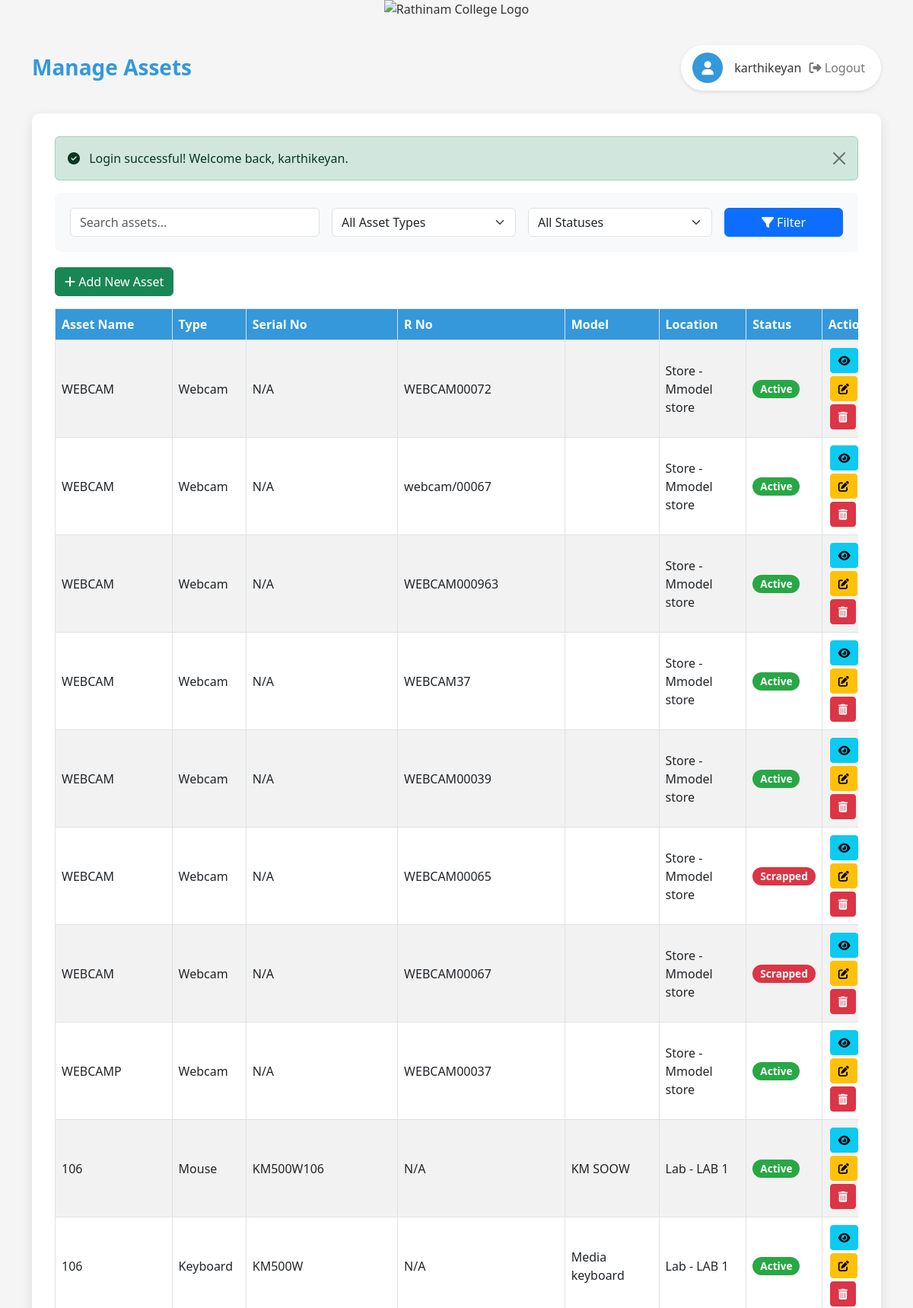
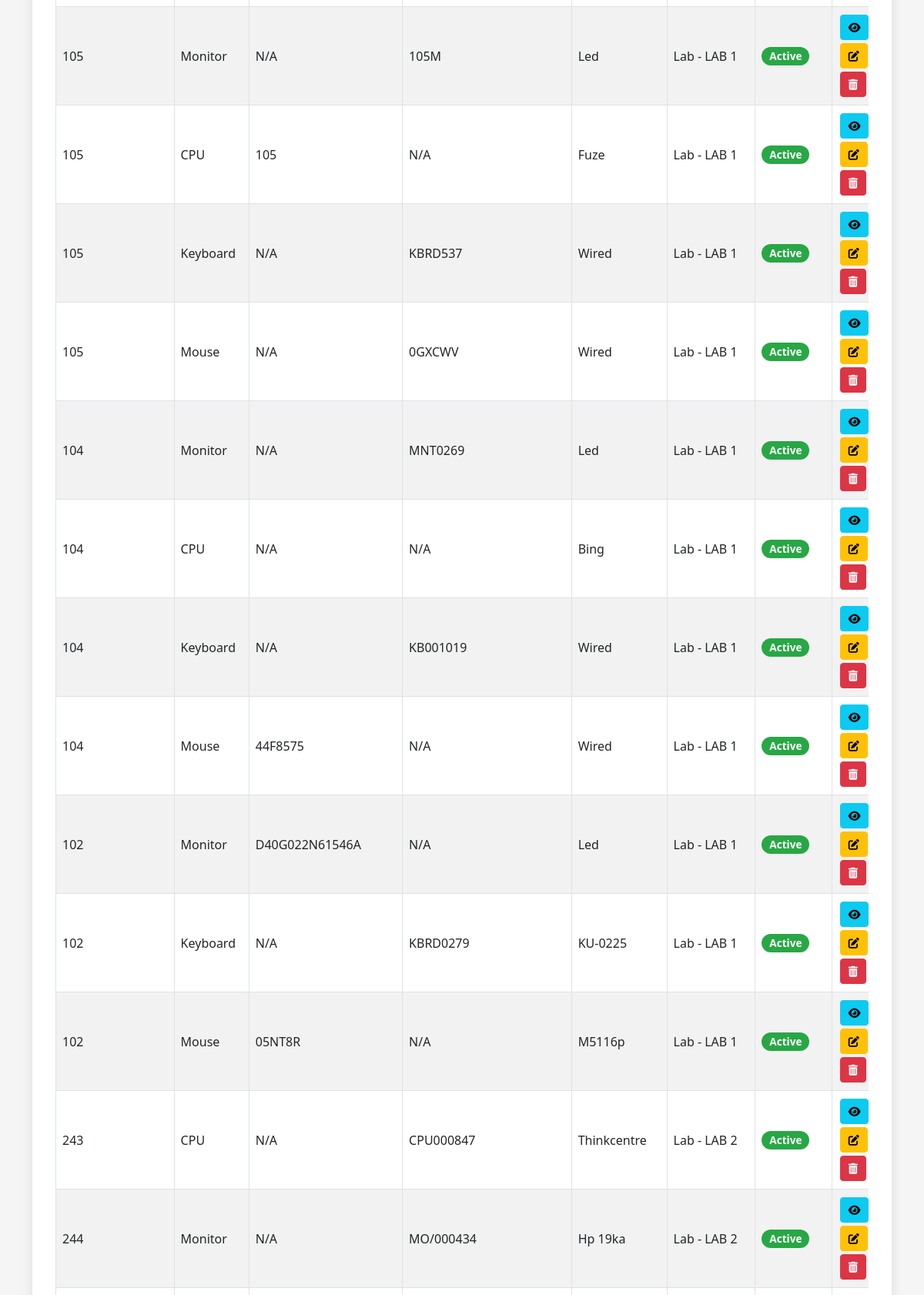
The page /manage_ast.php (signed in, upper part) on the database its author committed (2 pictures, top to bottom).
### tables this page shows
CREATE TABLE `employee` (
  `emp_id` int(11) NOT NULL,
  `emp_code` varchar(20) DEFAULT NULL,
  `emp_name` varchar(100) DEFAULT NULL,
  `email` varchar(100) DEFAULT NULL,
  `password` varchar(255) DEFAULT NULL,
  `designation` enum('Lead','Sr SA','SA','IT_Admin','Lab_incharge','HOD','FI','User') DEFAULT NULL,
  `department` varchar(100) DEFAULT NULL,
  `status` enum('Active','Inactive') DEFAULT 'Active'
);

CREATE TABLE `asset` (
  `asset_id` int(11) NOT NULL,
  `asset_name` varchar(100) DEFAULT NULL,
  `serial_no` varchar(255) DEFAULT NULL,
  `r_no` varchar(255) DEFAULT NULL,
  `model` varchar(100) DEFAULT NULL,
  `brand` varchar(100) DEFAULT NULL,
  `type_id` int(11) DEFAULT NULL,
  `location_id` int(11) DEFAULT NULL,
  `processor` varchar(100) DEFAULT NULL,
  `processor_version` varchar(100) DEFAULT NULL,
  `ram_type` enum('DDR2','DDR3','DDR4') DEFAULT NULL,
  `ram_frequency` varchar(50) DEFAULT NULL,
  `ram_size` varchar(50) DEFAULT NULL,
  `graphics_card_available` enum('Yes','No') DEFAULT 'No',
  `graphics_card_brand` varchar(100) DEFAULT NULL,
  `graphics_card_model` varchar(100) DEFAULT NULL,
  `graphics_card_size` varchar(50) DEFAULT NULL,
  `storage_type` enum('SSD','HDD','Both') DEFAULT NULL,
  `storage_count` int(11) DEFAULT NULL,
  `purchase_date` date DEFAULT NULL,
  `warranty_expiry` date DEFAULT NULL,
  `status` enum('active','service','scrapped') DEFAULT 'active',
  `current_holder` int(11) DEFAULT NULL,
  `previous_holder` int(11) DEFAULT NULL,
  `lan_status` enum('Working','Not working') DEFAULT NULL COMMENT 'LAN connectivity status for lab assets',
  `projector_type` enum('Short Throw','Standard','Long Throw','Ultra Short Throw') DEFAULT NULL,
  `has_speaker` enum('Yes','No') DEFAULT NULL,
  `lumens` varchar(20) DEFAULT NULL,
  `resolution` varchar(20) DEFAULT NULL,
  `mount_type` enum('Short Throw','Long Throw') DEFAULT NULL,
  `logic_box_status` enum('Yes','No','Replaced','New logic box installed') DEFAULT NULL,
  `cable_type` enum('HDMI','VGA','Printer Cable','VGA CABLE','VGACABLE','VJA') DEFAULT NULL,
  `screen_type` varchar(50) DEFAULT NULL,
  `os_type` varchar(100) DEFAULT NULL,
  `os` varchar(100) DEFAULT NULL,
  `projector_remarks` text DEFAULT NULL,
  `updated_at` timestamp NOT NULL DEFAULT current_timestamp() ON UPDATE current_timestamp(),
  `printer_type` varchar(255) DEFAULT NULL,
  `connectivity` varchar(255) DEFAULT NULL,
  `paper_size` varchar(255) DEFAULT NULL
);

CREATE TABLE `asset_type` (
  `type_id` int(11) NOT NULL,
  `type_name` varchar(50) DEFAULT NULL
);

CREATE TABLE `asset_category` (
  `category_id` int(11) NOT NULL,
  `category_name` varchar(75) DEFAULT NULL
);

CREATE TABLE `location` (
  `location_id` int(11) NOT NULL,
  `location_name` varchar(100) DEFAULT NULL,
  `category_id` int(11) DEFAULT NULL
);

### manage_ast.php (the view, shortened to what this page needs)
<?php
require_once 'config.php';
$currentUserName = "User";
$user_designation = null;
$user_id = $_SESSION['user_id'];
$query = "SELECT emp_name, designation FROM employee WHERE emp_id = ?";
if ($stmt = $conn->prepare($query)) {
    $stmt->bind_param("i", $user_id);
    $stmt->execute();
    $result = $stmt->get_result();
    if ($result->num_rows > 0) {
        $user = $result->fetch_assoc();
        $currentUserName = $user['emp_name'];
        $user_designation = $user['designation'];
    }
}
$is_admin = in_array($user_designation, ['Lead', 'Sr SA', 'IT_Admin']);
$search = isset($_GET['search']) ? trim($_GET['search']) : '';
$query = "SELECT a.*, at.type_name, l.location_name, ac.category_name
          FROM asset a
          LEFT JOIN asset_type at ON a.type_id = at.type_id
          LEFT JOIN location l ON a.location_id = l.location_id
          LEFT JOIN asset_category ac ON l.category_id = ac.category_id
          WHERE 1=1";
$query .= " ORDER BY a.purchase_date DESC, a.asset_id DESC";
$stmt = $conn->prepare($query);
$stmt->execute();
$result = $stmt->get_result();
$assets = $result->fetch_all(MYSQLI_ASSOC);
?>
<!DOCTYPE html>
<html lang="en">
<head>
    <link href="https://cdn.jsdelivr.net/npm/bootstrap@5.3.0/dist/css/bootstrap.min.css" rel="stylesheet">
    <link rel="stylesheet" href="https://cdnjs.cloudflare.com/ajax/libs/font-awesome/6.4.0/css/all.min.css">
</head>
<body>
    <div class="container">
        <div class="header-container">
            <img src="https://rathinamcollege.ac.in/wp-content/uploads/2022/11/RC-logo.png" alt="Rathinam College Logo" class="college-logo">
        </div>
        <div class="page-header">
            <h1 class="page-title">Manage Assets</h1>
            <div class="user-info">
                <div class="user-icon">
                    <i class="fas fa-user"></i>
                </div>
                <div>
                    <span><?php echo htmlspecialchars($currentUserName); ?></span>
                    <form action="logout.php" method="post" style="display: inline;">
                        <button type="submit" class="logout-btn">
                            <i class="fas fa-sign-out-alt"></i> Logout
                        </button>
                    </form>
                </div>
            </div>
        </div>
        <div class="main-container">
            <?php if (isset($_SESSION['success_message'])): ?>
                <div class="alert alert-success alert-dismissible fade show">
                    <i class="fas fa-check-circle me-2"></i>
                    <?= htmlspecialchars($_SESSION['success_message']); unset($_SESSION['success_message']); ?>
                    <button type="button" class="btn-close" data-bs-dismiss="alert" aria-label="Close"></button>
                </div>
            <?php endif; ?>
            <div class="search-filter">
                <form method="get" action="manage_ast.php">
                    <div class="row g-3">
                        <div class="col-md-4">
                            <input type="text" class="form-control" name="search" placeholder="Search assets..." value="<?= htmlspecialchars($search) ?>">
                        </div>
                        <div class="col-md-3">
                            <select class="form-select" name="type_filter">
                                <option value="0">All Asset Types</option>
                            </select>
                        </div>
                        <div class="col-md-3">
                            <select class="form-select" name="status_filter">
                                <option value="">All Statuses</option>
                            </select>
                        </div>
                        <div class="col-md-2">
                            <button type="submit" class="btn btn-primary w-100">
                                <i class="fas fa-filter"></i> Filter
                            </button>
                        </div>
                    </div>
                </form>
            </div>
            <?php if ($is_admin): ?>
                <div class="mb-3">
                    <a href="add_ast.php" class="btn btn-success">
                        <i class="fas fa-plus"></i> Add New Asset
                    </a>
                </div>
            <?php endif; ?>
            <div class="table-responsive">
                <table class="table table-striped table-hover table-bordered">
                    <thead>
                        <tr>
                            <th>Asset Name</th>
                            <th>Type</th>
                            <th>Serial No</th>
                            <th>R No</th>
                            <th>Model</th>
                            <th>Location</th>
                            <th>Status</th>
                            <th>Actions</th>
                        </tr>
                    </thead>
                    <tbody>
                        <?php if (count($assets) > 0): ?>
                            <?php foreach ($assets as $asset): ?>
                                <tr>
                                    <td><?= htmlspecialchars($asset['asset_name']) ?></td>
                                    <td><?= htmlspecialchars($asset['type_name']) ?></td>
                                    <td><?= htmlspecialchars($asset['serial_no'] ?? 'N/A') ?></td>
                                    <td><?= htmlspecialchars($asset['r_no'] ?? 'N/A') ?></td>
                                    <td><?= htmlspecialchars($asset['model'] ?? 'N/A') ?></td>
                                    <td>
                                        <?= htmlspecialchars(($asset['category_name'] ? $asset['category_name'] . ' - ' : '') . ($asset['location_name'] ?? 'N/A')) ?>
                                    </td>
                                    <td>
                                        <?php
                                            $badge_class = '';
                                            if ($asset['status'] === 'active') $badge_class = 'badge-active';
                                            elseif ($asset['status'] === 'service') $badge_class = 'badge-service';
                                            elseif ($asset['status'] === 'scrapped') $badge_class = 'badge-scrapped';
                                        ?>
                                        <span class="badge status-badge <?= $badge_class ?>">
                                            <?= ucfirst($asset['status']) ?>
                                        </span>
                                    </td>
                                    <td>
                                        <a href="view_ast.php?id=<?= $asset['asset_id'] ?>" class="btn btn-sm btn-info action-btn" title="View">
                                            <i class="fas fa-eye"></i>
                                        </a>
                                        <?php if ($is_admin): ?>
                                            <a href="edit_ast.php?id=<?= $asset['asset_id'] ?>" class="btn btn-sm btn-warning action-btn" title="Edit">
                                                <i class="fas fa-edit"></i>
                                            </a>
                                            <a href="del_ast.php?id=<?= $asset['asset_id'] ?>" class="btn btn-sm btn-danger action-btn" title="Delete" onclick="return confirm('Are you sure you want to delete this asset?');">
                                                <i class="fas fa-trash-alt"></i>
                                            </a>
                                        <?php endif; ?>
                                    </td>
                                </tr>
                            <?php endforeach; ?>
                        <?php else: ?>
                            <tr>
                                <td colspan="8" class="text-center">No assets found</td>
                            </tr>
                        <?php endif; ?>
                    </tbody>
                </table>
            </div>
        </div>
    </div>
</body>
</html>

### manage_ast.php (style rules this page uses)
:root { --primary-color: #3498db; --secondary-color: #f8f9fa; --accent-color: #e74c3c; --text-color: #333; --light-text: #777; --border-color: #ddd; }
body { background-color: #f5f5f5; font-family: 'Segoe UI', Tahoma, Geneva, Verdana, sans-serif; color: var(--text-color); }
.header-container { text-align: center; margin-bottom: 20px; }
.college-logo { max-height: 80px; margin-bottom: 15px; }
.main-container { max-width: 1200px; margin: 0 auto 30px; padding: 30px; background: white; border-radius: 10px; box-shadow: 0 5px 15px rgba(0,0,0,0.1); }
.user-info { display: flex; align-items: center; gap: 15px; background: white; padding: 10px 15px; border-radius: 50px; box-shadow: 0 2px 5px rgba(0,0,0,0.1); }
.user-icon { width: 40px; height: 40px; background-color: var(--primary-color); color: white; border-radius: 50%; display: flex; align-items: center; justify-content: center; font-size: 18px; }
.logout-btn { background: none; border: none; color: var(--light-text); cursor: pointer; transition: color 0.3s; }
.page-header { margin-bottom: 30px; display: flex; justify-content: space-between; align-items: center; flex-wrap: wrap; gap: 20px; }
.page-title { font-size: 28px; font-weight: 600; color: var(--primary-color); margin: 0; }
.action-btn { padding: 5px 10px; font-size: 14px; margin: 2px; }
.badge-active { background-color: #28a745; }
.badge-scrapped { background-color: #dc3545; }
.search-filter { background-color: var(--secondary-color); padding: 20px; border-radius: 8px; margin-bottom: 20px; }
.table-responsive { overflow-x: auto; }
.table th { background-color: var(--primary-color); color: white; }
.table td { vertical-align: middle; }
.status-badge { font-size: 0.85rem; padding: 5px 10px; border-radius: 50px; }

### rows shown on the page
employee: emp_name "karthikeyan"
asset: asset_name "WEBCAM", type.type_name "Webcam", serial_no "N/A", r_no "WEBCAM00072", asset_category.category_name "Store - Mmodel store", status "Active"
asset: asset_name "WEBCAM", type.type_name "Webcam", serial_no "N/A", r_no "webcam/00067", asset_category.category_name "Store - Mmodel store", status "Active"
asset: asset_name "WEBCAM", type.type_name "Webcam", serial_no "N/A", r_no "WEBCAM000963", asset_category.category_name "Store - Mmodel store", status "Active"
asset: asset_name "WEBCAM", type.type_name "Webcam", serial_no "N/A", r_no "WEBCAM37", asset_category.category_name "Store - Mmodel store", status "Active"
asset: asset_name "WEBCAM", type.type_name "Webcam", serial_no "N/A", r_no "WEBCAM00039", asset_category.category_name "Store - Mmodel store", status "Active"
asset: asset_name "WEBCAM", type.type_name "Webcam", serial_no "N/A", r_no "WEBCAM00065", asset_category.category_name "Store - Mmodel store", status "Scrapped"
asset: asset_name "WEBCAM", type.type_name "Webcam", serial_no "N/A", r_no "WEBCAM00067", asset_category.category_name "Store - Mmodel store", status "Scrapped"
asset: asset_name "WEBCAMP", type.type_name "Webcam", serial_no "N/A", r_no "WEBCAM00037", asset_category.category_name "Store - Mmodel store", status "Active"
asset: asset_name "106", type.type_name "Mouse", serial_no "KM500W106", r_no "N/A", model "KM SOOW", asset_category.category_name "Lab - LAB 1", status "Active"
asset: asset_name "106", type.type_name "Keyboard", serial_no "KM500W", r_no "N/A", model "Media keyboard", asset_category.category_name "Lab - LAB 1", status "Active"
asset: asset_name "105", type.type_name "Monitor", serial_no "N/A", r_no "105M", model "Led", asset_category.category_name "Lab - LAB 1", status "Active"
asset: asset_name "105", type.type_name "CPU", serial_no "105", r_no "N/A", model "Fuze", asset_category.category_name "Lab - LAB 1", status "Active"
asset: asset_name "105", type.type_name "Keyboard", serial_no "N/A", r_no "KBRD537", model "Wired", asset_category.category_name "Lab - LAB 1", status "Active"
asset: asset_name "105", type.type_name "Mouse", serial_no "N/A", r_no "0GXCWV", model "Wired", asset_category.category_name "Lab - LAB 1", status "Active"
asset: asset_name "104", type.type_name "Monitor", serial_no "N/A", r_no "MNT0269", model "Led", asset_category.category_name "Lab - LAB 1", status "Active"
asset: asset_name "104", type.type_name "CPU", serial_no "N/A", r_no "N/A", model "Bing", asset_category.category_name "Lab - LAB 1", status "Active"
asset: asset_name "104", type.type_name "Keyboard", serial_no "N/A", r_no "KB001019", model "Wired", asset_category.category_name "Lab - LAB 1", status "Active"
asset: asset_name "104", type.type_name "Mouse", serial_no "44F8575", r_no "N/A", model "Wired", asset_category.category_name "Lab - LAB 1", status "Active"
asset: asset_name "102", type.type_name "Monitor", serial_no "D40G022N61546A", r_no "N/A", model "Led", asset_category.category_name "Lab - LAB 1", status "Active"
asset: asset_name "102", type.type_name "Keyboard", serial_no "N/A", r_no "KBRD0279", model "KU-0225", asset_category.category_name "Lab - LAB 1", status "Active"
asset: asset_name "102", type.type_name "Mouse", serial_no "05NT8R", r_no "N/A", model "M5116p", asset_category.category_name "Lab - LAB 1", status "Active"
asset: asset_name "243", type.type_name "CPU", serial_no "N/A", r_no "CPU000847", model "Thinkcentre", asset_category.category_name "Lab - LAB 2", status "Active"
asset: asset_name "244", type.type_name "Monitor", serial_no "N/A", r_no "MO/000434", model "Hp 19ka", asset_category.category_name "Lab - LAB 2", status "Active"

### other values the page prints
$_SESSION['success_message'] "Login successful! Welcome back, karthikeyan."
